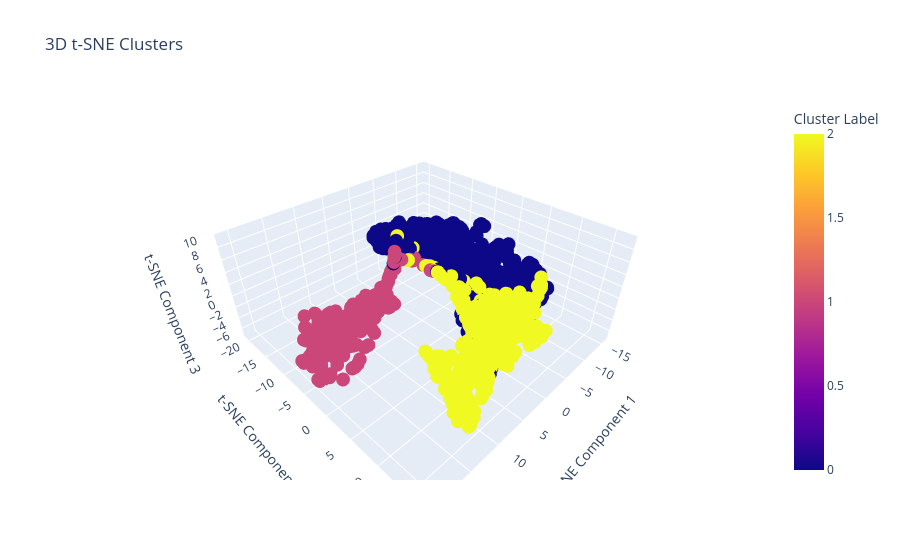

Here is the notebook cell this chart was saved with:
### Code cell
plot_tsne_clusters_interactive(normalized_data, data['Majority Voting Label'], 3)

### Figure 1 — Plotly figure (JSON) as saved in the notebook; plotly's stock layout.template omitted (floating-point values rounded to 4 significant figures; data arrays with more than 128 entries replaced by an {"elided": "..."} marker saying what was removed)
{"data": [{"hovertemplate": "x=%{x}<br>y=%{y}<br>z=%{z}<br>Cluster Label=%{marker.color}<extra></extra>", "legendgroup": "", "marker": {"color": {"elided": "2118 int values"}, "coloraxis": "coloraxis", "symbol": "circle"}, "mode": "markers", "name": "", "scene": "scene", "showlegend": false, "type": "scatter3d", "x": {"elided": "2118 float values"}, "y": {"elided": "2118 float values"}, "z": {"elided": "2118 float values"}}], "layout": {"coloraxis": {"colorbar": {"title": {"text": "Cluster Label"}}, "colorscale": [[0, "#0d0887"], [0.1111, "#46039f"], [0.2222, "#7201a8"], [0.3333, "#9c179e"], [0.4444, "#bd3786"], [0.5556, "#d8576b"], [0.6667, "#ed7953"], [0.7778, "#fb9f3a"], [0.8889, "#fdca26"], [1, "#f0f921"]]}, "legend": {"tracegroupgap": 0}, "scene": {"domain": {"x": [0, 1], "y": [0, 1]}, "xaxis": {"title": {"text": "t-SNE Component 1"}}, "yaxis": {"title": {"text": "t-SNE Component 2"}}, "zaxis": {"title": {"text": "t-SNE Component 3"}}}, "title": {"text": "3D t-SNE Clusters"}}}
